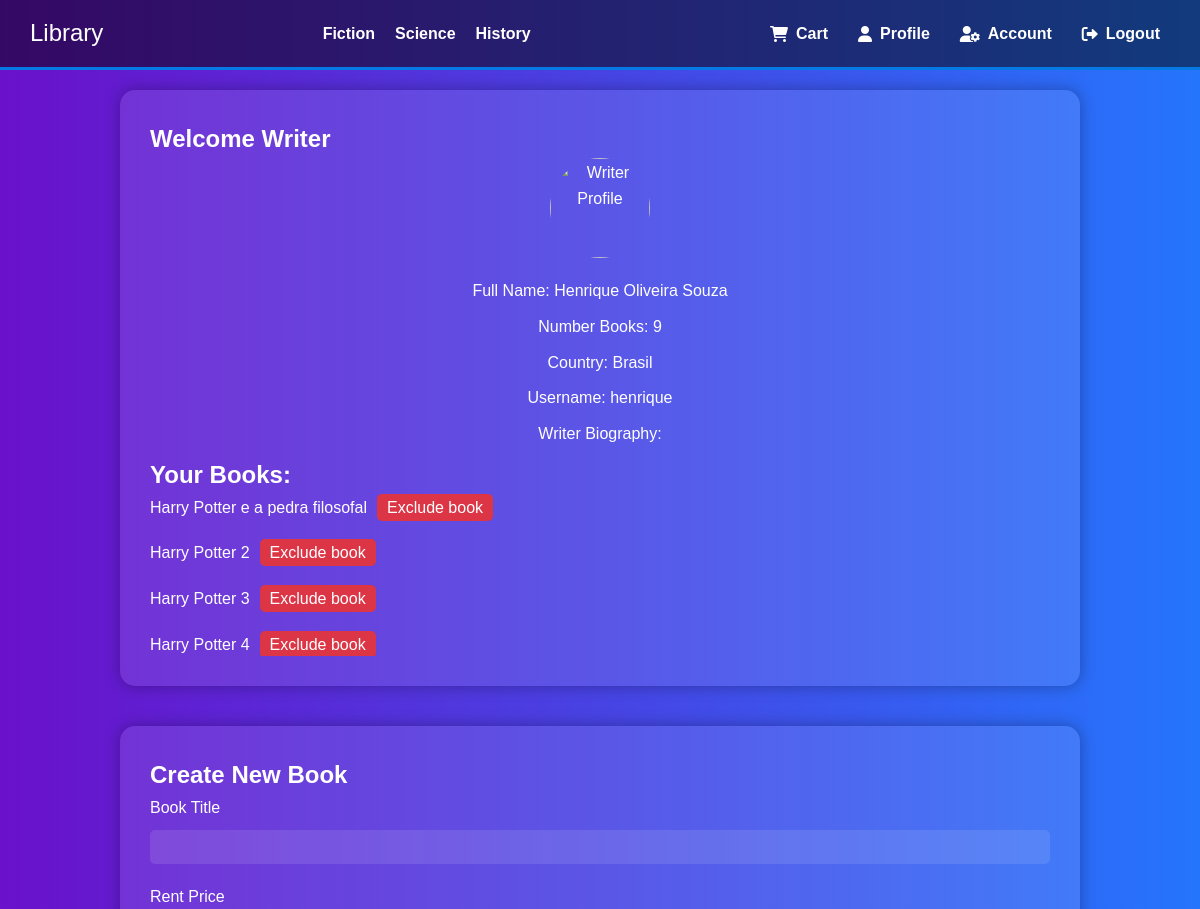
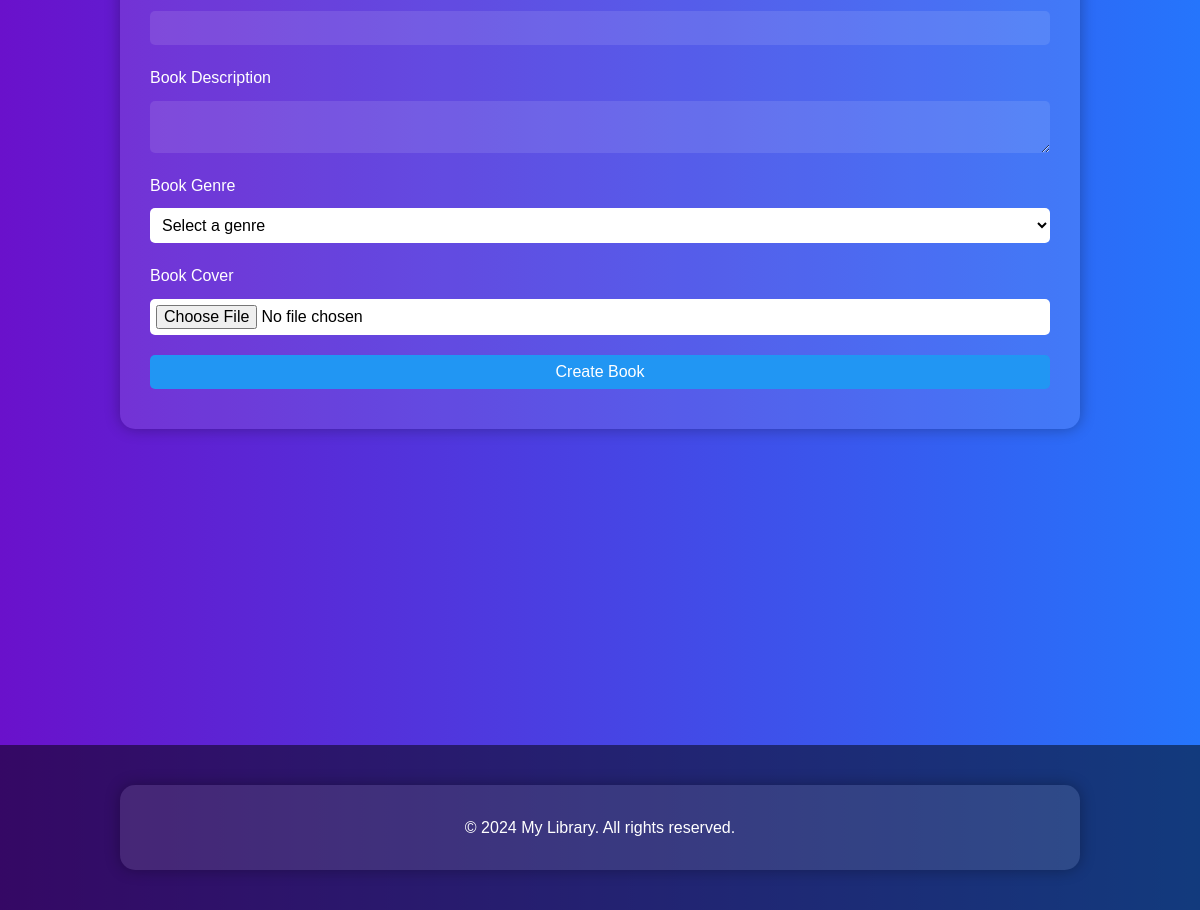
The app's page /home (signed in) with its own data (2 pictures, top to bottom).
### library_app/models.py (models this page shows)
class Author(models.Model):
    user = models.ForeignKey(User, on_delete=models.CASCADE, default="")
    full_name = models.CharField(max_length=256)
    birthday = models.DateField()
    country = models.CharField(max_length=256)

class Book(models.Model):
    book_name = models.CharField(max_length=256)
    is_published = models.BooleanField(default=False)
    owner = models.ForeignKey(User, on_delete=models.CASCADE)
    gender = models.CharField(max_length=60, default="")
    price_rent = models.IntegerField()
    description = models.CharField(max_length=600, default="")
    images = models.ImageField(default="", blank=True, null=True)
    number_visit_page = models.IntegerField(default=0)

### library_app/views.py (the view, shortened to what this page needs)
# urls.py: path("", lambda request: redirect("home")),
def home(request):
    writer_user = request.user
    if request.user.groups.filter(name="writer").exists():
        books = Book.objects.filter(owner=request.user.id)
        numberr = []
        number_books = 0
        for book in books:
            numberr.append(book)
            if len(numberr) > 0:
                number_books += 1
        try:
            author = Author.objects.get(user_id=request.user.id)
            return render(request, "library_app/home.html", context={'writer_user': writer_user, 'books': books, 'number_books': number_books, 'author': author})
        except ObjectDoesNotExist:
            messages.error(request, "You need update your profile")
            return render(request, "library_app/home.html", context={'writer_user': writer_user, 'books': books, 'number_books': number_books})

### library_app/templates/library_app/home.html (shortened to what this page needs)
{% include 'library_app/heade.html' %}
{% load permission_tags %}
{% if user|has_role:'writer' %}
<html lang="en">
<head>
    <link rel="stylesheet" href="https://cdnjs.cloudflare.com/ajax/libs/font-awesome/6.0.0-beta3/css/all.min.css">
</head>
<body>
    <section id="writer-profile">
        <div class="container">
            <h2>Welcome Writer</h2>
            <div class="writer-profile">
                <img src="writer-profile.jpg" alt="Writer Profile">
                <p>Full Name: {{ author.full_name }}</p>
                <p>Number Books: {{ number_books }}</p>
                <p>Country: {{ author.country }}</p>
                <p>Username: {{writer_user.username}}</p>
                <p>Writer Biography:</p>
            </div>
            <ul class="book-list">
                <h2>Your Books:</h2>
                {% for book in books %}
                    <li><a href="{% url 'show_book' book.id %}">{{book.book_name}}</a><a href="{% url 'exclude_book' book.id %}" class="exclude">Exclude book</a></li>
                {% endfor %}
            </ul>
        </div>
    </section>
    <section id="create-book">
        <div class="container">
            <h2>Create New Book</h2>
            <form class="create-book-form" method="post" action="{% url 'home' %}" enctype="multipart/form-data">
                <div style="display: grid; gap: 10px;">
                    <label for="title">Book Title</label>
                    <input type="text" id="title" name="title" required>
                    <label for="price">Rent Price</label>
                    <input type="number" id="price" name="price" required>
                    <label for="description">Book Description</label>
                    <textarea id="description" name="description" required></textarea>
                    <label for="genre">Book Genre</label>
                    <select id="genre" name="genre" required>
                        <option value="" disabled selected>Select a genre</option>
                    </select>
                    <label for="cover">Book Cover</label>
                    <input type="file" id="cover" name="cover" required>
                    <button type="submit">Create Book</button>
                </div>
            </form>
        </div>
    </section>
</body>
</html>
{% endif %}
{% include 'library_app/foote.html' %}

### library_app/templates/library_app/home.html (style rules this page uses)
* { margin: 0; padding: 0; box-sizing: border-box; }
body { font-family: 'Arial', sans-serif; line-height: 1.6; background: linear-gradient(to right, #6a11cb, #2575fc); color: #fff; display: flex; flex-direction: column; min-height: 100vh; }
.container { width: 80%; margin: auto; overflow: hidden; background: rgba(255, 255, 255, 0.1); padding: 30px; border-radius: 15px; box-shadow: 0 0 15px rgba(0, 0, 0, 0.3); margin-bottom: 20px; margin-top: 20px; }
.writer-profile, .create-book { text-align: center; }
.writer-profile img { width: 100px; height: 100px; border-radius: 50%; margin-bottom: 20px; }
.writer-profile p, .create-book p { text-align: center; margin-bottom: 10px; }
.book-list { list-style: none; padding: 0; margin: 0; max-height: 200px; overflow-y: auto; }
.book-list li { margin-bottom: 20px; }
.book-list li a { text-decoration: none; color: #fff; }
form { display: grid; gap: 10px; }
label { text-align: left; }
input, select, textarea, button { padding: 8px; border-radius: 5px; border: none; font-size: 16px; margin-bottom: 10px; background-color: rgba(255, 255, 255, 0.1); color: #fff; }
input[type="file"] { padding: 6px; color: #000; background-color: #fff; }
select { color: #000; background-color: #fff; }
option { color: #000; background-color: #fff; }
button { background-color: #2196F3; color: white; cursor: pointer; transition: background-color 0.3s ease; }
.publish, .exclude { padding: 5px 10px; border-radius: 5px; text-decoration: none; color: white; margin-left: 10px; transition: background-color 0.3s ease; }
.exclude { background-color: #dc3545; }

### records on screen
Author: full_name "Henrique Oliveira Souza", country "Brasil"
Book: book_name "Harry Potter e a pedra filosofal"
Book: book_name "Harry Potter 2"
Book: book_name "Harry Potter 3"
Book: book_name "Harry Potter 4"

### other values on screen
{{ number_books }} "9"
{{ writer_user.username }} "henrique"
